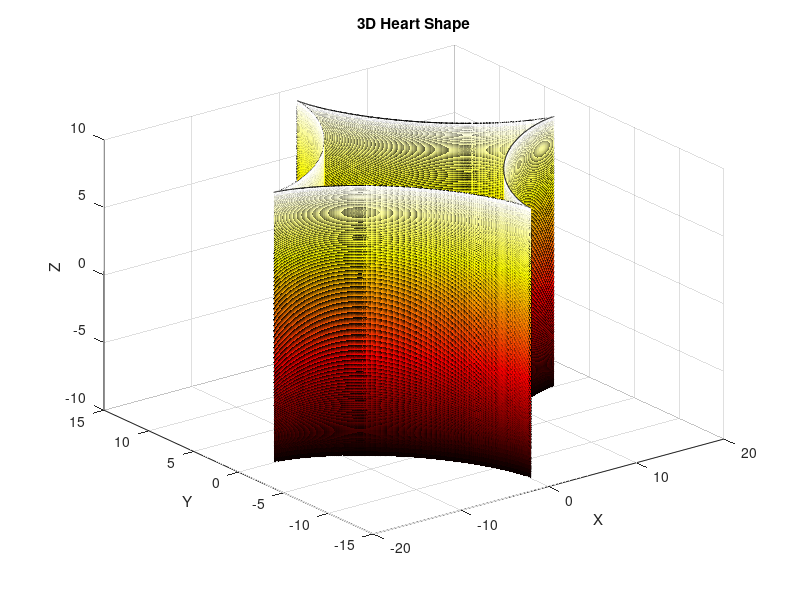

The MATLAB source for this figure:
t = linspace(0, 2*pi, 2000);
u = linspace(0, 2*pi, 1000);
[U, T] = meshgrid(u, t);

X = 16*sin(T).^3;
Y = 13*cos(T).^3;
Z = 10*cos(U);

figure;
surf(X, Y, Z);
colormap hot; % Cool colors
title('3D Heart Shape');
xlabel('X');
ylabel('Y');
zlabel('Z');